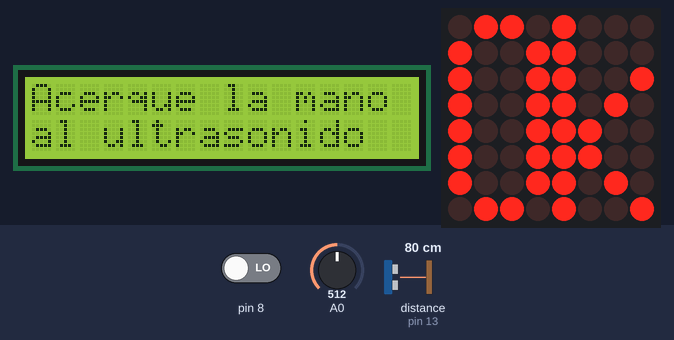
The sketch below on a simulated Arduino Uno, built with avr-gcc and run on an emulated ATmega328P. On the bench: 16×2 character LCD, 8×8 LED matrix. Wiring (inferred from the names in the program): ultrasonic range finder: trigger pin 12; echo pin 13. The test bench sets the inputs (shaded band); at power-on: distance to the obstacle (sensor on pin 13) 80 cm, pin 8 LOW, A0 = 512. The echo pulse lasts 58.3 µs per cm.

Above: at 4.7 s.
4.8 s: distance to the obstacle (sensor on pin 13) set to 2 cm
At 5.7 s:
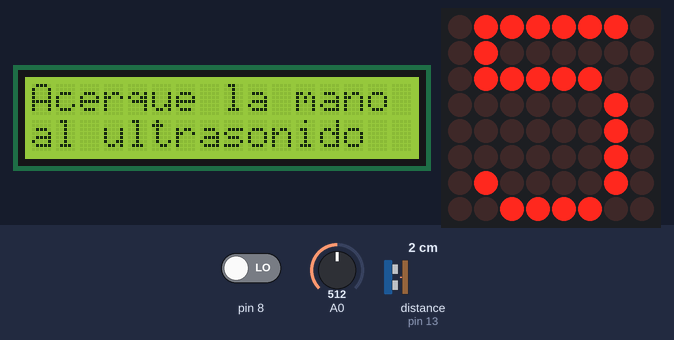
7.8 s: distance to the obstacle (sensor on pin 13) set to 4 cm
At 10.55 s:
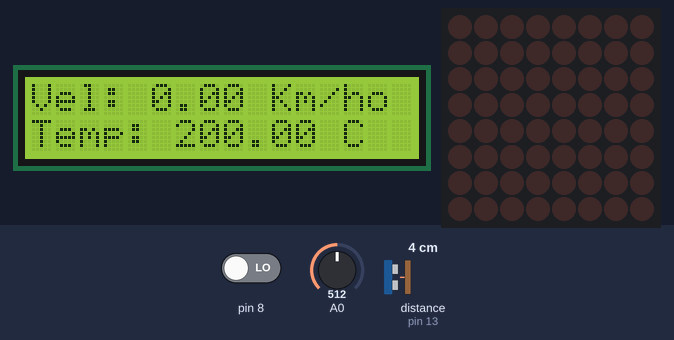
10.8 s: distance to the obstacle (sensor on pin 13) set to 2 cm
At 11.3 s:
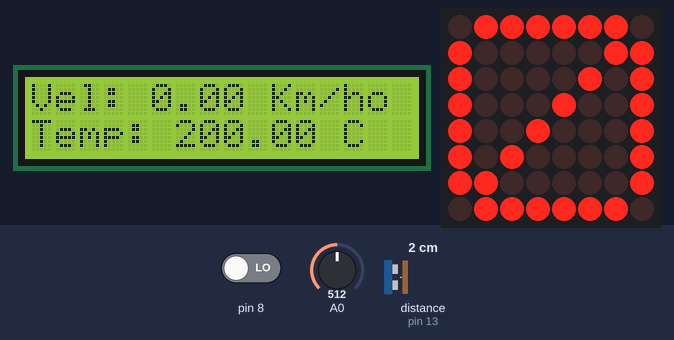
13.8 s: distance to the obstacle (sensor on pin 13) set to 9 cm
At 16.5 s:
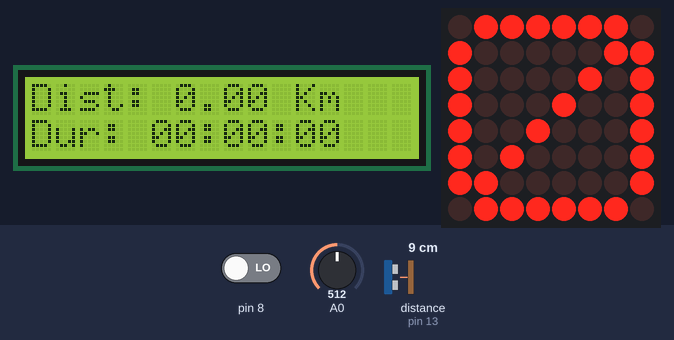
16.8 s: distance to the obstacle (sensor on pin 13) set to 2 cm
At 17.2 s:
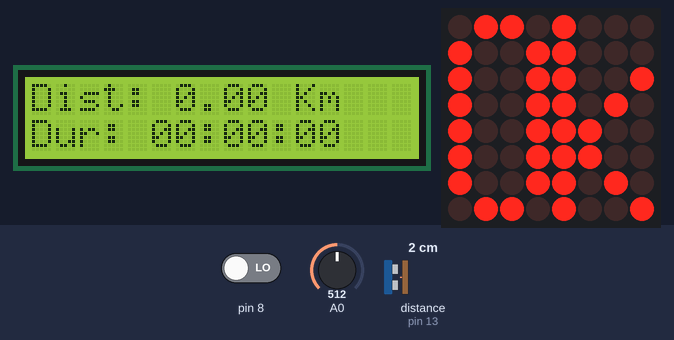
22.8 s: distance to the obstacle (sensor on pin 13) set to 18 cm
At 28.0 s:
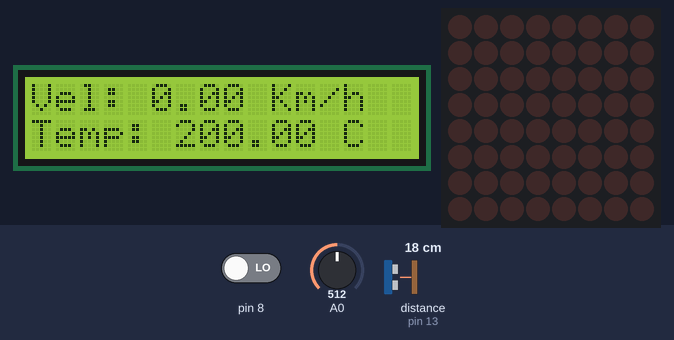
Timing chart, 0 to 29.5 s (numbered marks = the images above; inputs shaded):
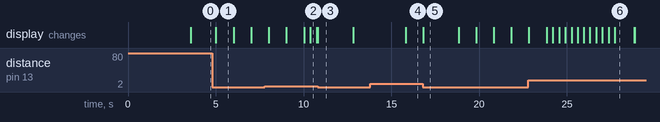

The sketch:

_6-Full_system.ino
```cpp
#include <LiquidCrystal.h>  // Librería de la pantalla LCD
#include <LedControl.h>     // Librería de la matriz LED
//LCD
#define RS 6 // pines de la pantalla
#define E  7 // pines de la pantalla
#define D4 2 // pines de la pantalla
#define D5 3 // pines de la pantalla
#define D6 4 // pines de la pantalla
#define D7 5 // pines de la pantalla
//MATRIZ LED
#define NumMatrix 1 // Cuantas matrices LED se van a usar
#define DIN 11      // pines de la matriz
#define CS 10      // pines de la matriz
#define CLK  9      // pines de la matriz
//PINES DE LOS SENSORES
#define S_TEMP A0 // pin sensor temperatura
#define S_HALL 8  // pin sensor efecto hall
#define ULTRA_TRIG 12 // pin trigger ultrasonido
#define ULTRA_ECHO 13 // pin echo    ultrasonido
//ESTADOS DEL SISTEMA
#define ESTADO_INICIAL 1
#define ESTADO_PREPARADO 2
#define ESTADO_RUTA 3
#define ESTADO_FINAL 4
#define ESTADO_ESPERA 5
#define ESTADO_ENVIO 6

unsigned long curr_ms, start_time, end_time;
unsigned long aux, horas, minutos, segundos;
float long_rueda; // longitud de la rueda de la bici en centímetros
boolean inicial; // para tomar valor inicial de la temperatura
String bufferBT;
//DATOS A ENVIAR AL SMARTPHONE
unsigned long duracion;
float metros, kilometros, vmedia;

//DIBUJOS DE LA MATRIZ LED
byte ok[]{
  B01101000,
  B10011000,
  B10011001,
  B10011010,
  B10011100,
  B10011100,
  B10011010,
  B01101001
};
byte uno[]{
  B00001000,
  B00011000,
  B00001000,
  B00001000,
  B00001000,
  B00001000,
  B00001000,
  B00011100
};
byte dos[]{
  B00111100,
  B01000010,
  B00000010,
  B00000100,
  B00001000,
  B00010000,
  B00100000,
  B01111110
};
byte tres[]{
  B01111110,
  B00000100,
  B00001000,
  B00000100,
  B00000010,
  B00000010,
  B01000010,
  B00111100
};
byte cuatro[]{
  B00000100,
  B00001100,
  B00010100,
  B00100100,
  B01111110,
  B00000100,
  B00000100,
  B00000100
};
byte cinco[]{
  B01111110,
  B01000000,
  B01111100,
  B00000010,
  B00000010,
  B00000010,
  B01000010,
  B00111100
};
byte prohibido[]{
  B01111110,
  B10000011,
  B10000101,
  B10001001,
  B10010001,
  B10100001,
  B11000001,
  B01111110
};
byte flecha[]{
  B00001000,
  B00011100,
  B00111110,
  B00011100,
  B00011100,
  B00011100,
  B00011100,
  B00011100,
};
byte blue[]{
  B00001000,
  B00001100,
  B00101010,
  B00011100,
  B00011100,
  B00101010,
  B00001100,
  B00001000,
};
LiquidCrystal lcd(RS,E,D4,D5,D6,D7); // declaración de la pantalla
LedControl lc=LedControl(DIN,CLK,CS, NumMatrix);  // declaración de la matriz

// SENSOR TEMPERATURA
struct S_Temperatura{   //Esctructura para el sensor de temperatura
  byte pin;
  unsigned long periodo_ms;
  unsigned long last_ms;
  float valor;
  int cont;
  float suma;
};
void setup_s_temp(struct S_Temperatura * s, byte pin, unsigned long per, int cont, unsigned long ms){
  s->pin=pin;
  s->periodo_ms=per;
  s->last_ms=ms;
  s->cont=cont;
  s->suma=0.0;
}
void loop_s_temp(struct S_Temperatura * s, unsigned long ms){
  if(ms-s->last_ms>=s->periodo_ms || inicial){
    s->last_ms=ms;
    int lectura;
    float volt;
    for(int i=0; i<s->cont; i++){     //Se realizan 'cont' mediciones por si el sensor toma algún valor erróneo
      lectura = analogRead(s->pin);
      volt = (lectura / 1024.0) * 5.0;
      s->suma = s->suma + ((volt - 0.5) * 100.0);
    }
    s->valor = s->suma / (float)s->cont; //El valor que se almacena es la media de esas 'cont' mediciones
    s->suma=0.0;
  }
}

//SENSOR EFECTO HALL
struct S_Hall{  //Esctructura para el sensor de efecto hall
  byte pin;
  unsigned long last_ms;
  int cont;
  int revs;
  float velocidad;
  byte estado;
  byte anterior;
};
void setup_s_hall(struct S_Hall * s, byte pin){
  pinMode(pin,INPUT);
  s->pin=pin;
  s->cont=0;
  s->revs=0;
  s->estado=digitalRead(pin);
  s->anterior=s->estado;
}
void loop_s_hall(struct S_Hall * s, unsigned long ms){
  s->anterior=s->estado;
  s->estado=digitalRead(s->pin);
  if(s->anterior && !s->estado){
    s->cont = s->cont + 1;
    s->revs = s->revs + 1;
    if(s->cont==10){  //velocidad = 10 revoluciones de la rueda / tiempo que se tardan en dar esas 10 vueltas
      float metros = (s->cont*long_rueda)/1000;
      unsigned long segs = (ms-s->last_ms)/1000;
      //Serial.println(metros/segs);
      s->velocidad = (metros/segs) * 3.6; //se guarda la velocidad en kilometros por hora
      s->cont=0;
      s->last_ms=ms;
    }
  }
}

//ULTRASONIDO
struct Ultrasonido { //Esctructura para el ultrasonido
  byte pin_eco;
  byte pin_trig;
  int distancia;
};
void setup_ultra(struct Ultrasonido * s, byte pin_eco, byte pin_trig){
  pinMode(pin_eco,INPUT);
  pinMode(pin_trig,OUTPUT);
  s->pin_eco=pin_eco;
  s->pin_trig=pin_trig;
  s->distancia=20;
}
void loop_ultra(struct Ultrasonido * s){
  s->distancia=f_ping(s->pin_trig,s->pin_eco);
  //Serial.println(s->distancia);
}

//MONITOR
struct Monitor{ //Esctructura para el monitor
  unsigned long periodo_ms;
  unsigned long last_ms;
  int pantalla; //el contenido a mostrar cambia segun el periodo
};
void setup_monitor(struct Monitor * m, unsigned long per, unsigned long ms){
  m->periodo_ms=per;
  m->last_ms=ms;
  m->pantalla=1;
}
void loop_monitor(struct Monitor * m, const struct S_Temperatura * temp, const struct S_Hall * hall, unsigned long ms){
  switch (m->pantalla){
    case 1:
      //Velocidad
      lcd.setCursor(0,0);
      lcd.print("Vel: ");
      lcd.print(hall->velocidad);
      lcd.print(" Km/h");
      //Temperatura
      lcd.setCursor(0,1);
      lcd.print("Temp: ");
      lcd.print(temp->valor);
      lcd.print(" C");
      break;
    case 2:
      //Distancia
      lcd.setCursor(0,0);
      lcd.print("Dist: ");
      lcd.print((hall->revs*long_rueda)/1000000); //en kilómetros
      lcd.print(" Km");
      //Tiempo
      lcd.setCursor(0,1);
      lcd.print("Tiempo: ");
      aux = (ms-start_time)/1000; //segundos totales de trayecto
      //Serial.println(aux);
      horas = aux/3600;
      //Serial.println(horas);
      if(horas<10){
        lcd.print("0");
      }
      lcd.print(horas);
      lcd.print(":");
      minutos = (aux%3600)/60;
      //Serial.println(minutos);
      if(minutos<10){
        lcd.print("0");
      }
      lcd.print(minutos);
      lcd.print(":");
      segundos = aux%60;
      //Serial.println(segundos);
      if(segundos<10){
        lcd.print("0");
      }
      lcd.print(segundos);
      break;
    case 3:
      lcd.setCursor(0,0);
      lcd.print("Ruta finalizada!");
      lcd.setCursor(0,1);
      lcd.print("Vm: ");
      lcd.print(vmedia);
      lcd.print(" Km/h");
      break;
    case 4:
      lcd.setCursor(0,0);
      lcd.print("Dist: ");
      lcd.print(kilometros); //en kilómetros
      lcd.print(" Km");
      //Tiempo
      lcd.setCursor(0,1);
      lcd.print("Dur: ");
      horas = duracion/3600;
      //Serial.println(horas);
      if(horas<10){
        lcd.print("0");
      }
      lcd.print(horas);
      lcd.print(":");
      minutos = (aux%3600)/60;
      //Serial.println(minutos);
      if(minutos<10){
        lcd.print("0");
      }
      lcd.print(minutos);
      lcd.print(":");
      segundos = aux%60;
      //Serial.println(segundos);
      if(segundos<10){
        lcd.print("0");
      }
      lcd.print(segundos);
      break;
  }
  if(ms-m->last_ms>=m->periodo_ms){
    m->last_ms=ms;
    lcd.clear();
    switch (m->pantalla){
      case 1:
        m->pantalla=2;
        break;
      case 2:
        m->pantalla=1;
        break;
      case 3:
        m->pantalla=4;
        break;
      case 4:
        m->pantalla=3;
        break;
    }
  }
}

//SISTEMA
struct Sistema {
  int estado;
  unsigned long periodo;  //para el parpadepo de la flecha
  unsigned long last_ms;  //para el parpadepo de la flecha
  int cont;               //para el parpadepo de la flecha
};
void setup_sistema(struct Sistema * s){
  s->estado=ESTADO_INICIAL;
  s->periodo=350;
  s->cont=0;
}
void loop_sistema(struct Sistema * s, const LiquidCrystal lcd, const struct Ultrasonido * u, struct S_Hall * hall, struct Monitor * m, unsigned long ms){
  switch(s->estado){
    case ESTADO_INICIAL:
      while(Serial.available()){ //El smartphone ha enviado el nuevo radio de la rueda
        delay(3); //delay para que el buffer se llene
        if(Serial.available() > 0){ //Lectura caracter a caracter
          char c = Serial.read();
          bufferBT += c;
        }
      }
      if(bufferBT.length() > 0){
        long_rueda = bufferBT.toFloat(); //Se actualiza el radio de la bici
        //Mostramos por pantalla el nuevo radio durante 5 segundos
        lcd.clear();
        lcd.print("Longitud rueda");
        lcd.setCursor(0,1);
        lcd.print("recibida: ");
        lcd.print(long_rueda);
        lc.clearDisplay(0);
        delay(5000);
        //Volvemos al mensaje previo a iniciar la ruta
        lcd.clear();
        lcd.print("Acerque la mano");
        lcd.setCursor(0,1);
        lcd.print("al ultrasonido");
        f_ok();
        bufferBT = "";
      }
      if(u->distancia<=2){ //si detecta presencia a 2 o menos cm, pasamos al estado preparado
        s->estado=ESTADO_PREPARADO;
        lcd.clear();
        lcd.print("Preparese para");
        lcd.setCursor(0,1);
        lcd.print("comenzar la ruta");
        f_cuenta_atras();
      }
      break;
    case ESTADO_PREPARADO:
      start_time=ms;
      hall->last_ms=ms;
      hall->cont=0;
      hall->revs=0;
      hall->velocidad=0.0;
      s->last_ms=ms;
      s->cont=0;
      s->estado=ESTADO_RUTA;
      lcd.clear();
      m->last_ms=ms;
      m->pantalla=1;
      f_flecha();
      break;
    case ESTADO_RUTA:
      //Parpadeo de la flecha
      if(ms-s->last_ms>=s->periodo && s->cont<=10){
        s->cont=s->cont+1;
        if(s->cont%2==0){
          f_flecha();
        }else{
          lc.clearDisplay(0);
        }
        s->last_ms=ms;
      }
      if(u->distancia<=2){ //si detecta presencia a 2 o menos cm, pasamos al estado final
        end_time=ms;
        duracion=(end_time-start_time)/1000;      //Tiempo en segundos
        metros = (hall->revs*long_rueda)/1000;    //Distancia en metros
        kilometros = metros/1000;                 //Distancia en kilómetros
        vmedia = (metros/duracion) * 3.6;         //En kilómetros por hora
        //Serial.println(duracion);
        //Serial.println(metros);
        //Serial.println(vmedia);
        m->last_ms=ms;
        m->pantalla=3;
        s->estado=ESTADO_FINAL;
        f_para();
        lcd.clear();
        delay(2000); //para evitar que salte directamente al estado espera
      }
      break;
    case ESTADO_FINAL:
      if(u->distancia<=2){ //si detecta presencia a 2 o menos cm, pasamos al estado espera
         s->estado=ESTADO_ESPERA;
         s->last_ms=ms;
         delay(2000); //para evitar que salte directamente al estado preparado
      }
      break;
    case ESTADO_ESPERA:
      if(u->distancia<=2){ //si detecta presencia a 2 o menos cm, pasamos al estado inicial
         s->estado=ESTADO_INICIAL;
        lcd.clear();
        lcd.print("Acerque la mano");
        lcd.setCursor(0,1);
        lcd.print("al ultrasonido");
        f_ok();
        delay(2000); //para evitar que salte directamente al estado preparado
      }
      if(ms-s->last_ms>=10000){ //Si en 10 segundos no detecta presencia es que queremos enviar y pasamos al estado envio
        s->estado=ESTADO_ENVIO;
      }
      break;
    case ESTADO_ENVIO:
      f_bluetooth();
      lcd.clear();
      lcd.print("Enviando datos");
      lcd.setCursor(0,1);
      lcd.print("al smartphone");
      envio(duracion, kilometros, vmedia);
      delay(10000);
      s->estado=ESTADO_INICIAL;
      lcd.clear();
      lcd.print("Acerque la mano");
      lcd.setCursor(0,1);
      lcd.print("al ultrasonido");
      f_ok();
      break;
  }
}

struct S_Temperatura temp;
struct S_Hall hall;
struct Ultrasonido ultra;
struct Sistema sis;
struct Monitor mnt;

void setup() {
  Serial.begin(9600);
  long_rueda = 2114;      //Longitud de la rueda de la bicicleta usada (en milímetros)
  lcd.begin(16,2); //Para iniciar la pantalla
  lcd.print("Navegador de a");   //Mensaje inicial
  lcd.setCursor(0,1);            //Mensaje inicial
  lcd.print("bordo para bicis"); //Mensaje inicial
  delay(3500);
  //Inicialización de la matriz LED
  lc.shutdown(0,false);    // Activo la matriz
  lc.setIntensity(0,8);    // Poner el brillo a un valor intermedio
  lc.clearDisplay(0);      // Y borrar todo
  //Inicialización de la matriz LED
  curr_ms=millis();
  setup_s_temp(&temp, S_TEMP, 120000, 50, curr_ms); //Cada 2 minutos tomamos el valor de la temperatura y realizamos 50 mediciones
  setup_s_hall(&hall, S_HALL);                      //Continuamente detectando el posible paso del radio de la bicicleta con el iman
  setup_ultra(&ultra, ULTRA_ECHO, ULTRA_TRIG);      //Continuamente detectando si se acerca la mano del usuario
  setup_monitor(&mnt, 5000, curr_ms);               //Cada 5 segundos, cambiamos los datos a mostrar de la pantalla
  setup_sistema(&sis);
  inicial=true;
  loop_s_temp(&temp, curr_ms);  //Tomamos el valor inicial de la temperatura
  inicial=false;
  lcd.clear(); //Se limpia el mensaje inicial
  lcd.print("Acerque la mano");
  lcd.setCursor(0,1);
  lcd.print("al ultrasonido");
  f_ok();
}

void loop() {
  curr_ms=millis();
  loop_s_temp(&temp, curr_ms);
  loop_s_hall(&hall, curr_ms);
  if(curr_ms>5000){
    loop_ultra(&ultra);
  }
  if(sis.estado==ESTADO_RUTA || sis.estado==ESTADO_FINAL || sis.estado==ESTADO_ESPERA){
    loop_monitor(&mnt, &temp, &hall, curr_ms);
  }
  loop_sistema(&sis, lcd, &ultra, &hall, &mnt, curr_ms);
}

//FUNCIONES
int f_ping(int TriggerPin, int EchoPin) { //calcula distancia gracias al ultrasonido
 long duration, distanceCm;

 digitalWrite(TriggerPin, LOW);  //para generar un pulso limpio ponemos a LOW 4us
 delayMicroseconds(4);
 digitalWrite(TriggerPin, HIGH);  //generamos Trigger (disparo) de 10us
 delayMicroseconds(10);
 digitalWrite(TriggerPin, LOW);

 duration = pulseIn(EchoPin, HIGH);  //medimos el tiempo entre pulsos, en microsegundos

 distanceCm = duration * 10 / 292/ 2;   //convertimos a distancia, en cm
 return distanceCm;
}
void f_ok(){ //OK
  for(int i=0; i<8; i++){
    lc.setRow(0,i,ok[i]);
  }
}

void f_flecha(){ //flecha parpadeando
  for(int j=0; j<10; j++){
    for(int i=0; i<8; i++){
      lc.setRow(0,i,flecha[i]);
    }
  }
}
void f_para(){ //señal prohibido
  for(int i=0; i<8; i++){
    lc.setRow(0,i,prohibido[i]);
  }
}
void f_bluetooth(){ //señal bluetooth
  for(int i=0; i<8; i++){
    lc.setRow(0,i,blue[i]);
  }
}
void f_cuenta_atras(){ //Cuenta atrás del 5 al 1
  int cont=1;
  while(cont<=5){
    switch(cont){
      case 1:
      for(int i=0; i<8; i++){
        lc.setRow(0,i,cinco[i]);
      }
      break;
      case 2:
      for(int i=0; i<8; i++){
        lc.setRow(0,i,cuatro[i]);
      }
      break;
      case 3:
      for(int i=0; i<8; i++){
        lc.setRow(0,i,tres[i]);
      }
      break;
      case 4:
      for(int i=0; i<8; i++){
        lc.setRow(0,i,dos[i]);
      }
      break;
      case 5:
      for(int i=0; i<8; i++){
        lc.setRow(0,i,uno[i]);
      }
      break;
    }
    cont++;
    delay(1000);
  }
}
void envio(unsigned long dur, float dis, float vel){
  Serial.print('#'); //Para que el smartphone sepa que comienza la transmision de datos
  Serial.print(dur);
  Serial.print('+'); //Separador
  Serial.print(dis);
  Serial.print('+'); //Separador
  Serial.print(vel);
  Serial.print('*'); //Final del envio
  Serial.println();
  delay(10);        //agregamos este delay para eliminar tramisiones faltantes
}
```

Measured:
- after the input at 4.8 s, the display: changes after 0.21 s (image 1)
- after the input at 7.8 s, the display: first differs from a run without the input after 2.2 s (image 2 shows a later state)
- after the input at 10.8 s, the display: changes at once (image 3)
- after the input at 13.8 s, the display: first changes after 2.0 s (image 4 shows a later state)
- after the input at 16.8 s, the display: changes at once (image 5)
- after the input at 22.8 s, the display: first differs from a run without the input after 1.1 s (image 6 shows a later state)
- what the display in image 1 shows lasts 1.0 s, from 5.0 s to 6.0 s
